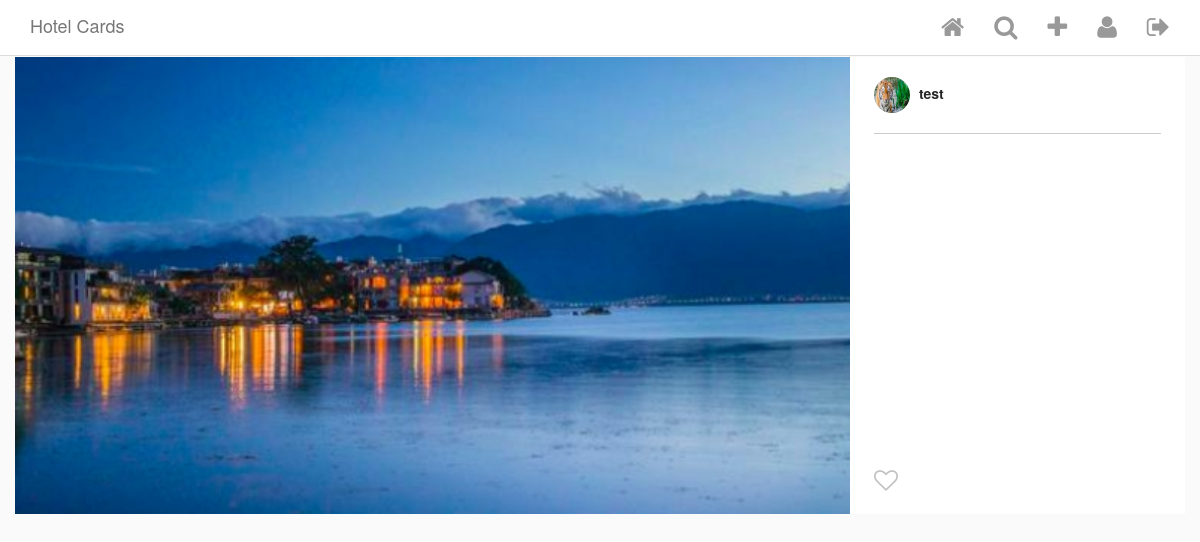
/post/3 (signed in), run on the app's committed database.
### Insta/models.py (models this page shows, shortened)
class Post(models.Model):
    author = models.ForeignKey( #Post也应该是一个foreign key，因为其应是指向某一个发这个post的用户
        InstaUser,
        on_delete = models.CASCADE,
        related_name = 'my_posts' #当我处于当前用户时，我可以通过my_posts来找到我发过的posts.
    )
    title = models.TextField(blank = True, null = True)
    image = ProcessedImageField(
        upload_to = 'static/images/posts', #image 都储存在post里面
        format = 'JPEG',
        options = {'quality':100},
        blank = True,
        null = True,
    )
    def get_like_count(self):
        return self.likes.count()

class InstaUser(AbstractUser): #在继承Django中自带的AbstractUser后再自己定义一个profile picture
    profile_pic = ProcessedImageField(
        upload_to = 'static/images/profiles',
        format = 'JPEG',
        options = {'quality':100},
        blank = True,
        null = True,
    )

### Insta/views.py (the view)
# urls.py: path('post/<int:pk>', PostDetailView.as_view(), name = 'post_detail'), #a key will be provided with the post and use it as primary key to render it.
class PostDetailView(DetailView):
    model = Post
    template_name = 'post_detail.html'

### Insta/templatetags/custom_tags.py (called while the page is built)
@register.simple_tag
def has_user_liked_post(post, user):
    try:
        like = Like.objects.get(post=post, user=user)
        return "fa-heart"
    except:
        return "fa-heart-o"

### templates/post_detail.html (shortened to what this page needs)
{% extends "base.html" %}
{% load custom_tags %}
{% block content %}
<div class="row single-post">
    <div class="single-post-card view-update {{ object.pk }}">
        <div class="header">
            <a href="{% url 'helloWorld' %}">
                {% if object.author.profile_pic %}
                    <img class="picture-circle--medium" src="/{{object.author.profile_pic}}">
                {% endif %}
                {{ object.author.username }}
            </a>
        </div>
        <div class="image__wrapper">
            <img class="card__main-image" src="/{{object.image}}" width='1000', height='1000'>
        </div>
        <div class="comments-portion">
            <section class="input-row">
                <i class="fa {% has_user_liked_post post user %} submit-like" aria-hidden="true"></i>
            </section>
        </div>
    </div>
</div>
{% endblock content %}

### static/css/style.css (style rules this page uses)
html { height: 100%; }
body { min-height: 100%; background-color: #fafafa; }
.picture-circle, .picture-circle--medium, .picture-circle--small { border-radius: 100%; width: 150px; height: 150px; }
.picture-circle--medium { width: 36px; height: 36px; }
.card__main-image { max-width: 100%; max-height: 600px; height: auto; margin: 0 auto; display: block; }
.single-post-card { display: flex; align-items: stretch; box-sizing: border-box; flex-direction: column; flex-shrink: 0; padding-right: 335px; width: 100%; position: relative; background-color: #fff; }
.single-post-card .header, .single-post-card .comments-portion { display: flex; flex-shrink: 0; }
.single-post-card .header { border-bottom: 1px solid #ccc; padding: 20px 0; flex-direction: row; position: absolute; top: 0; right: 24px; width: 287px; display: flex; align-items: center; }
.single-post-card .header img { margin-right: 5px; }
.single-post-card .header a { color: #262626; font-weight: bold; }
.single-post-card .comments-portion { position: absolute; bottom: 0; right: 0; width: 335px; padding: 0 24px; flex-direction: column; }
.input-row { position: relative; display: flex; align-items: center; height: 68px; padding-left: 40px; }
.input-row .submit-like { cursor: pointer; position: absolute; top: 32%; left: 0; color: #C2C2C2; font-size: 24px; }

### data on the page
Post: author.profile_pic (picture), author.username "test", image (picture)
